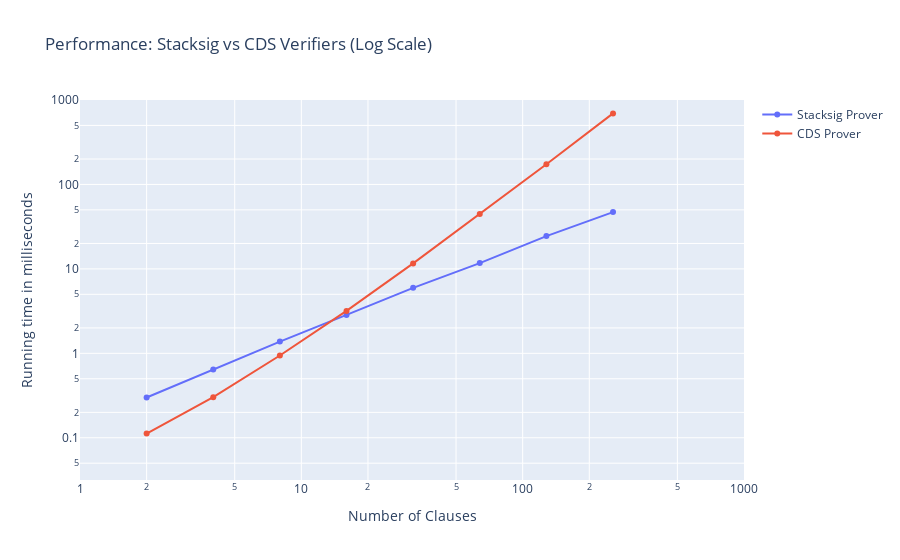

Here is the notebook cell this chart was saved with:
### Code cell
import plotly.graph_objects as go

fig = go.Figure(
    layout=go.Layout(
        title="Performance: Stacksig vs CDS Verifiers (Log Scale)",
        xaxis_title="Number of Clauses",
        yaxis_title="Running time in milliseconds"
    )
)

fig.add_trace(
    go.Scatter(x=x[:8], y=y3, mode="lines+markers", name="Stacksig Prover")
)

fig.add_trace(go.Scatter(x=x, y=y4, mode="lines+markers", name="CDS Prover"))


fig.update_xaxes(type="log", range=[0,3])
fig.update_yaxes(type="log", range=[-1.5, 3])

### Figure 1 — Plotly figure (JSON) as saved in the notebook; plotly's stock layout.template omitted (floating-point values rounded to 4 significant figures)
{"data": [{"mode": "lines+markers", "name": "Stacksig Prover", "type": "scatter", "x": [2, 4, 8, 16, 32, 64, 128, 256], "y": [0.3, 0.6423, 1.379, 2.853, 5.97, 11.71, 24.47, 47.09, 93.8, 190.6, 375.4, 742.2, 1478.0, 2978.0, 6042.0, 12440, 24617]}, {"mode": "lines+markers", "name": "CDS Prover", "type": "scatter", "x": [2, 4, 8, 16, 32, 64, 128, 256, 512, 1024, 2048, 4096, 8192, 16384, 32768, 65536, 131072], "y": [0.112, 0.3027, 0.9426, 3.178, 11.61, 44.59, 173.5, 693.9, null, null, null, null, null, null, null, null, null]}], "layout": {"title": {"text": "Performance: Stacksig vs CDS Verifiers (Log Scale)"}, "xaxis": {"range": [0, 3], "title": {"text": "Number of Clauses"}, "type": "log"}, "yaxis": {"range": [-1.5, 3], "title": {"text": "Running time in milliseconds"}, "type": "log"}}}
